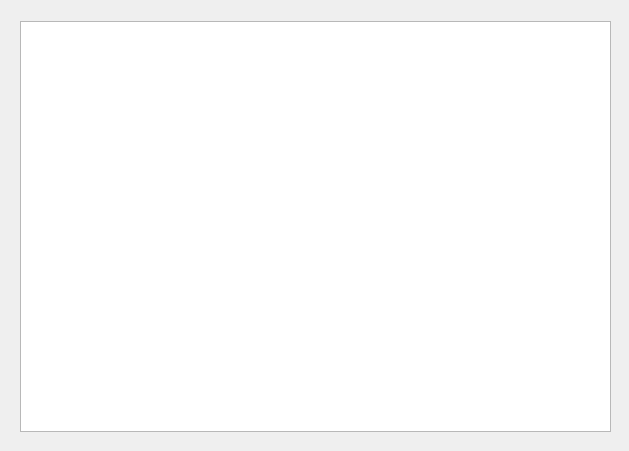
<?xml version="1.0" encoding="UTF-8"?>
<ui version="4.0">
 <class>loadedit</class>
 <widget class="QWidget" name="loadedit">
  <property name="geometry">
   <rect>
    <x>0</x>
    <y>0</y>
    <width>629</width>
    <height>451</height>
   </rect>
  </property>
  <property name="windowTitle">
   <string>Form</string>
  </property>
  <widget class="QTableView" name="tableView">
   <property name="geometry">
    <rect>
     <x>20</x>
     <y>21</y>
     <width>591</width>
     <height>411</height>
    </rect>
   </property>
  </widget>
 </widget>
 <resources/>
 <connections/>
</ui>
